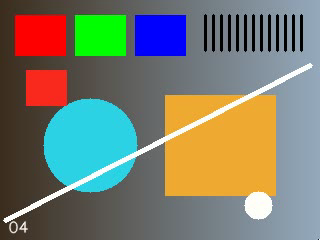
#> input picture frame 4 of 20261104/03_심화/data/sample.avi, 320 x 240 px
$ python main.py
#> lines starting #> are read from the running program, lines starting #| are printed output that depends on the picture
#> further down, frame is the input picture: shape (240, 320, 3); mean B, G, R 110.2, 124.6, 121.5
### 20261104/03_심화/05_video/video_ops.py
import cv2

def process_frame(frame):
    """컬러 Frame을 고정 크기의 Edge 컬러 Frame으로 바꿉니다."""
    # >>> TODO H05
    # Resize160×120→Gray→Gaussian3×3→Canny80/160 순서로 edge를 만드세요. 파일 열기·종료는 main이 담당합니다.
    small=cv2.resize(frame,(160,120))
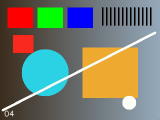
#> small: shape (120, 160, 3); mean B, G, R 110.3, 124.8, 121.6
    edge=small[:,:,0]
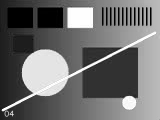
#> edge: shape (120, 160); min 0, max 255, mean 110.3
    # <<< TODO H05
    return cv2.cvtColor(edge,cv2.COLOR_GRAY2BGR)

### 20261104/03_심화/05_video/main.py
from pathlib import Path
import os
import cv2
import numpy as np

# 제공 코드: 어느 작업 폴더에서 실행해도 현재 파일 옆의 입력을 읽습니다.
# OpenCV에는 영문 상대 경로를 전달합니다. 원본 파일은 덮어쓰지 않습니다.
os.chdir(Path(__file__).resolve().parent)

import csv
import json
from time import perf_counter
Path("outputs").mkdir(exist_ok=True)

from video_ops import process_frame
cap=cv2.VideoCapture("../data/sample.avi");fps=cap.get(cv2.CAP_PROP_FPS)
writer=cv2.VideoWriter("outputs/edge.avi",cv2.VideoWriter_fourcc(*"MJPG"),fps,(160,120))
count=0;processing=[];start_all=perf_counter()
while cap.isOpened() and writer.isOpened():
    ok,frame=cap.read()
    if not ok: break
    start=perf_counter();result=process_frame(frame);processing.append(perf_counter()-start)
    writer.write(result);count+=1
cap.release();writer.release();wall=perf_counter()-start_all
check=cv2.VideoCapture("outputs/edge.avi")
report={"frames_written":count,"reopened_frames":int(check.get(7)),"fps":check.get(5),"width":int(check.get(3)),"height":int(check.get(4)),"wall_s":wall,"mean_process_ms":float(np.mean(processing)*1000)}
check.release()
Path("outputs/video_report.json").write_text(json.dumps(report,indent=2),encoding="utf-8")
print("Frame/FPS/크기:",report["reopened_frames"],report["fps"],(report["width"],report["height"]))
print("wall은 read·처리·write 포함, mean_process는 Frame 처리만 포함합니다.")

$ run again, starting later in the video
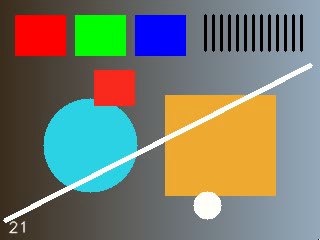
#> input picture frame 21 of 20261104/03_심화/data/sample.avi, 320 x 240 px
#> frame is the input picture: shape (240, 320, 3); mean B, G, R 109.5, 124, 121.2
#> in process_frame, `small=cv2.resize(frame,(160,120))`:
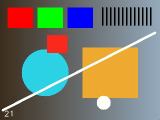
#> small: shape (120, 160, 3); mean B, G, R 109.6, 124.2, 121.4
#> in process_frame, `edge=small[:,:,0]`:
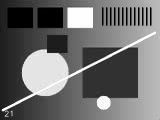
#> edge: shape (120, 160); min 0, max 255, mean 109.6

$ run again, starting later in the video
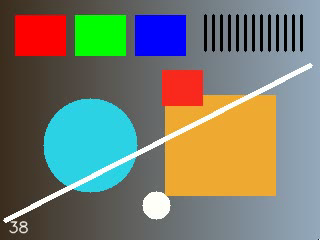
#> input picture frame 38 of 20261104/03_심화/data/sample.avi, 320 x 240 px
#> frame is the input picture: shape (240, 320, 3); mean B, G, R 109.6, 123.6, 120.4
#> in process_frame, `small=cv2.resize(frame,(160,120))`:
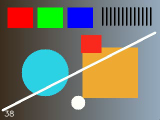
#> small: shape (120, 160, 3); mean B, G, R 109.8, 123.8, 120.6
#> in process_frame, `edge=small[:,:,0]`:
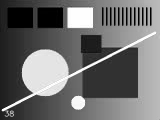
#> edge: shape (120, 160); min 0, max 255, mean 109.8
